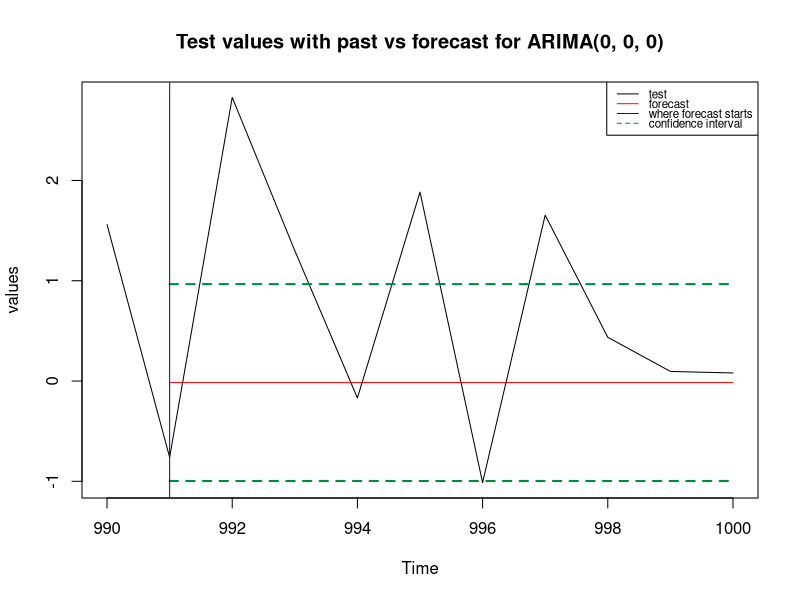
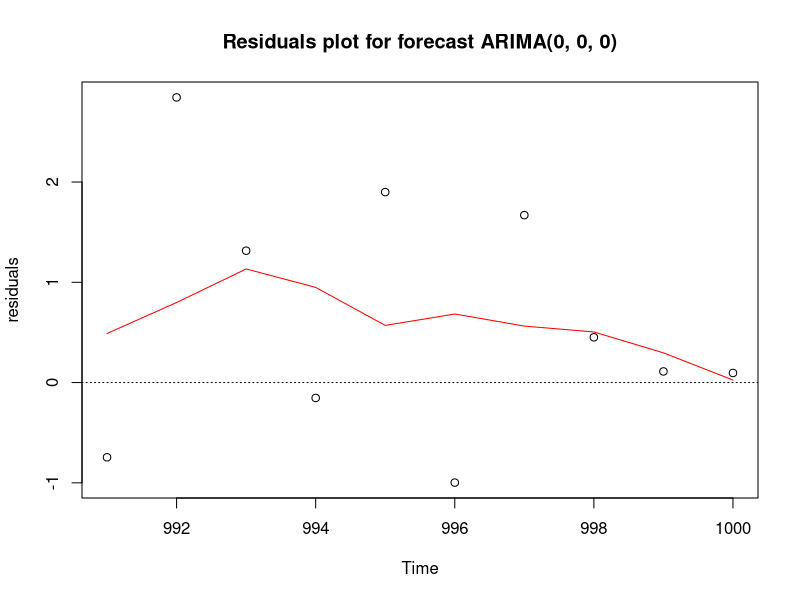
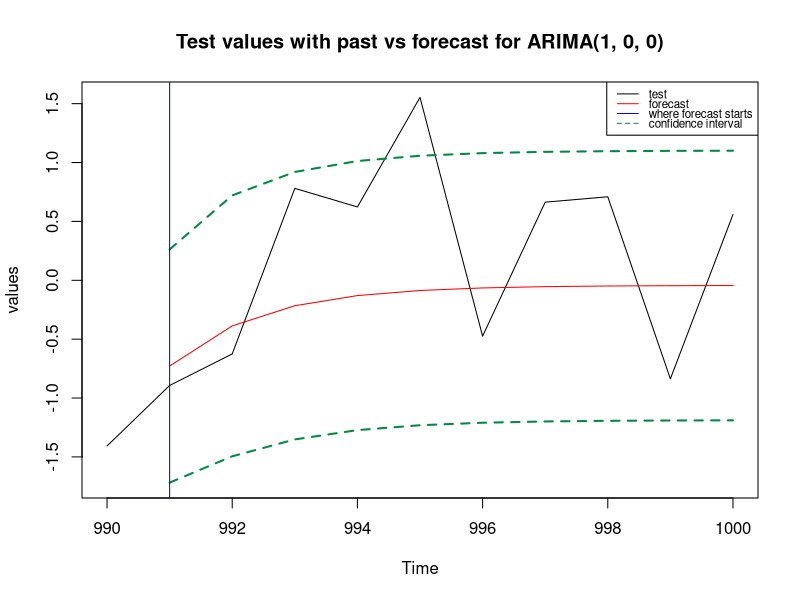
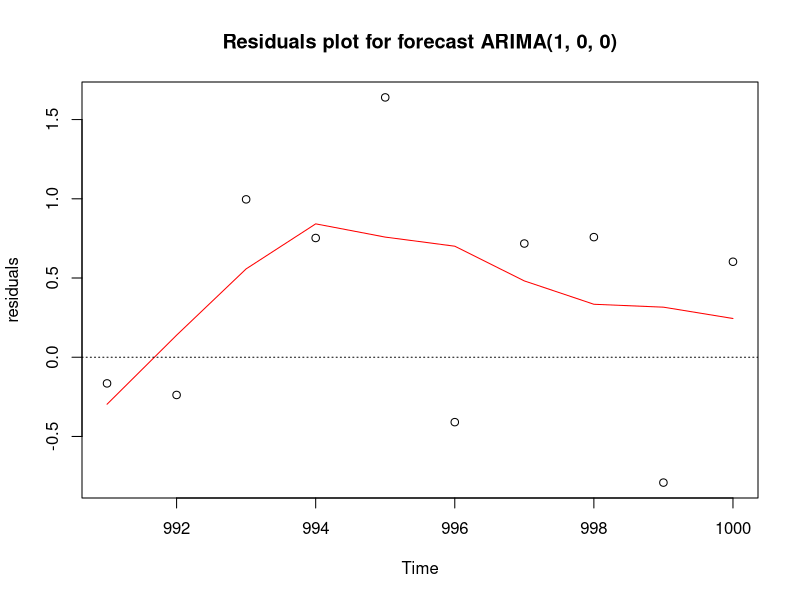
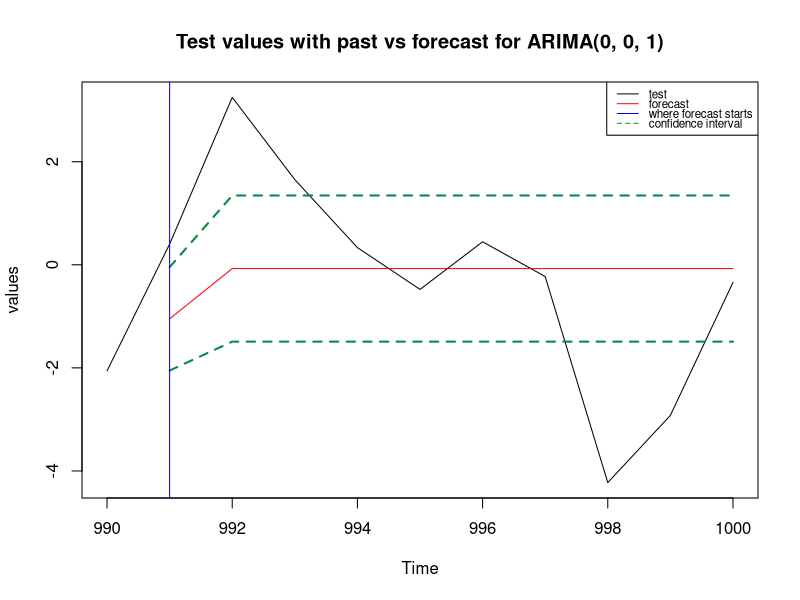
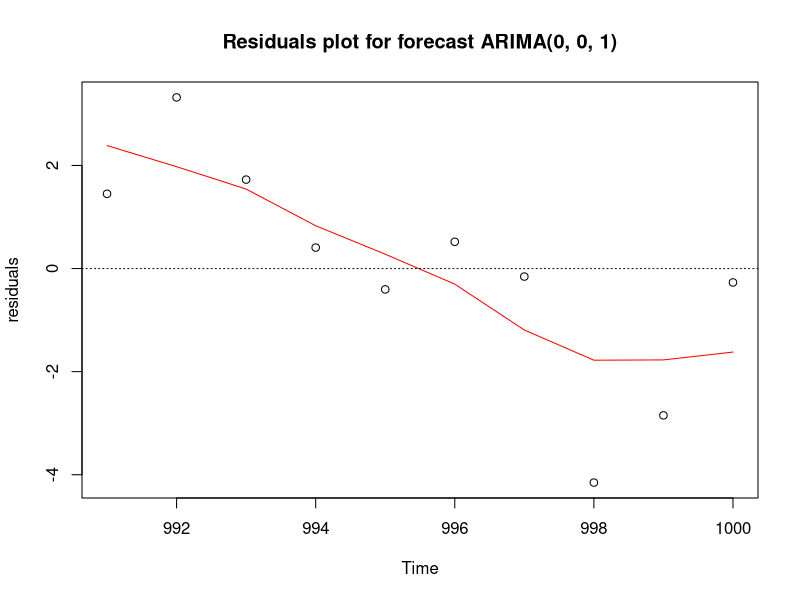
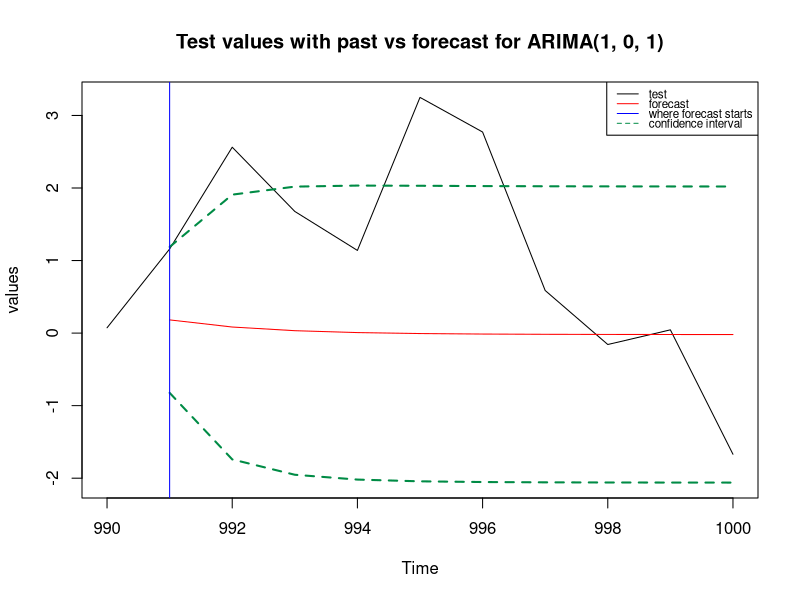
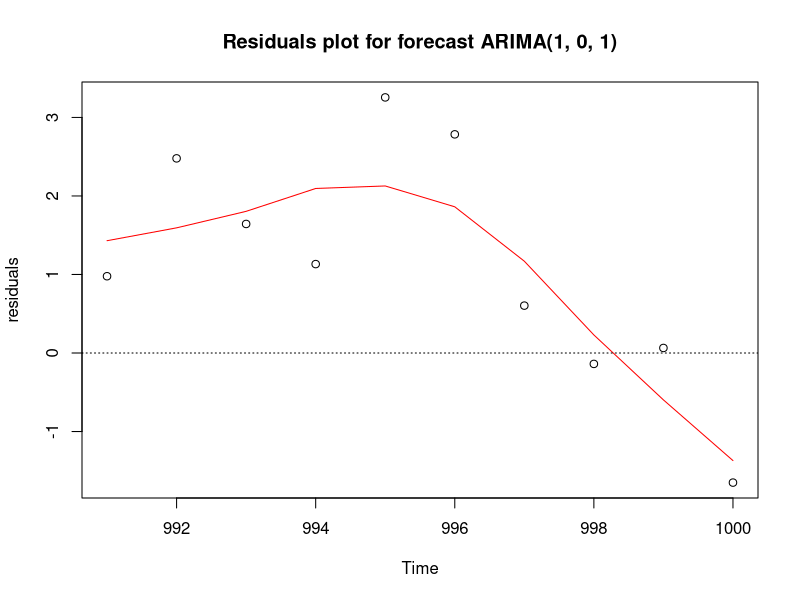

Generate these figures, in order, with R:
basic_forecast <- function(p = 0,
                           d = 0,
                           q = 0,
                           theta = NULL,
                           phi = NULL,
                           n = 100,
                           train_lenght = 80)
{
  # remove all the previous plots
  graphics.off()
  
  sim <- arima.sim(model = list(order = c(p, d, q), ar = phi, ma = theta),
                   n = n)
  train_sim <- ts(sim[1:train_lenght])
  test_sim <- ts(sim[train_lenght:n], start = train_lenght)
  
  arima_fit <- arima(train_sim, order = c(p, d, q))
  
  arima_predict <- predict(arima_fit, n.ahead = n - train_lenght)
  predicted <- arima_predict$pred
  standard_err <- arima_predict$se
  
  # plot forecast with past and confidence interval
  upper <- predicted + standard_err
  lower <- predicted - standard_err
  arima_title <- paste0('ARIMA(', p, ', ', d, ', ', q, ')')
  
  plot(test_sim, type = 'l', ylab = 'values',
       main = paste('Test values with past vs forecast for', arima_title),
       ylim = c(min(test_sim, predicted, lower), max(test_sim, predicted, upper)))
  lines(predicted, col = 'red')
  lines(upper, lty = 'dashed', lwd = 2, col = 'springgreen4')
  lines(lower, lty = 'dashed', lwd = 2, col = 'springgreen4')
  abline(v = start(predicted)[1], col = 'blue')
  legend("topright",
         legend = c('test', 'forecast', 'where forecast starts',
                    'confidence interval'),
         col = c('black', 'red', 'blue', 'springgreen4'), lty = c(rep(1, 3), 2),
         y.intersp = .7, cex = .7)
  
  # plot residuals for forecast
  resid_forecast <- test_sim[2:length(test_sim)] - predicted
  plot(resid_forecast, type = 'p', ylab = 'residuals',
       main = paste('Residuals plot for forecast', arima_title))
  lines(lowess(resid_forecast), col = 'red')
  abline(h = 0, lty = 3)
}

# White noise
basic_forecast (p = 0,
               d = 0,
               q = 0,
               theta = NULL,
               phi = NULL,
               n = 1000,
               train_lenght = 990)

basic_forecast (p = 1,
                d = 0,
                q = 0,
                theta = NULL,
                phi = 1/2,
                n = 1000,
                train_lenght = 990)

basic_forecast (p = 0,
                d = 0,
                q = 1,
                theta = 1,
                phi = NULL,
                n = 1000,
                train_lenght = 990)

# ARMA(1, 1)
basic_forecast (p = 1,
                d = 0,
                q = 1,
                theta = 1,
                phi = 1/2,
                n = 1000,
                train_lenght = 990)


# ARIMA(1, 0, 1), 
basic_forecast (p = 1,
                d = 0,
                q = 1,
                theta = 1,
                phi = -1/2,
                n = 1000,
                train_lenght = 800)


# ARIMA(5, 0, 5), 
basic_forecast (p = 5,
                d = 0,
                q = 5,
                theta = c(1, 1, 1, 1, 1),
                phi = c(-1/2, -1/2, -1/2, -1/2, -1/2),
                n = 1000,
                train_lenght = 800)

# ARIMA(0, 1, 0), random walk
basic_forecast (p = 1,
                d = 1,
                q = 1,
                theta = 0,
                phi = 0,
                n = 1000,
                train_lenght = 800)

# ARIMA(1, 1, 1), 
basic_forecast (p = 1,
                d = 1,
                q = 1,
                theta = 1,
                phi = 1/2,
                n = 1000,
                train_lenght = 800)



